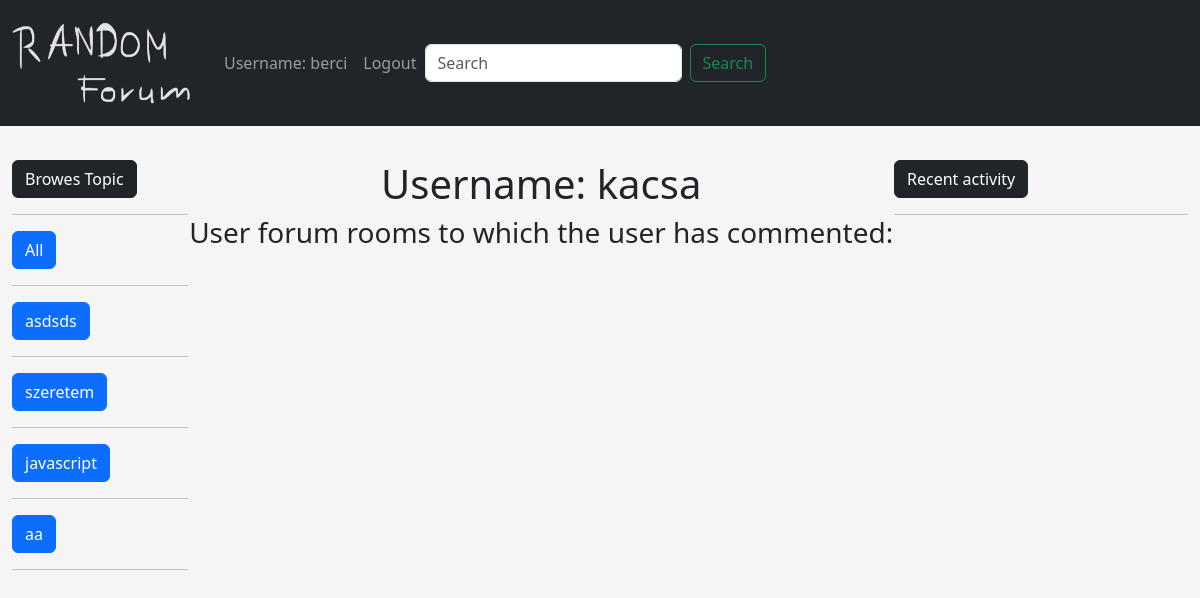
Before: /profile/2 (signed in) with the older database file.
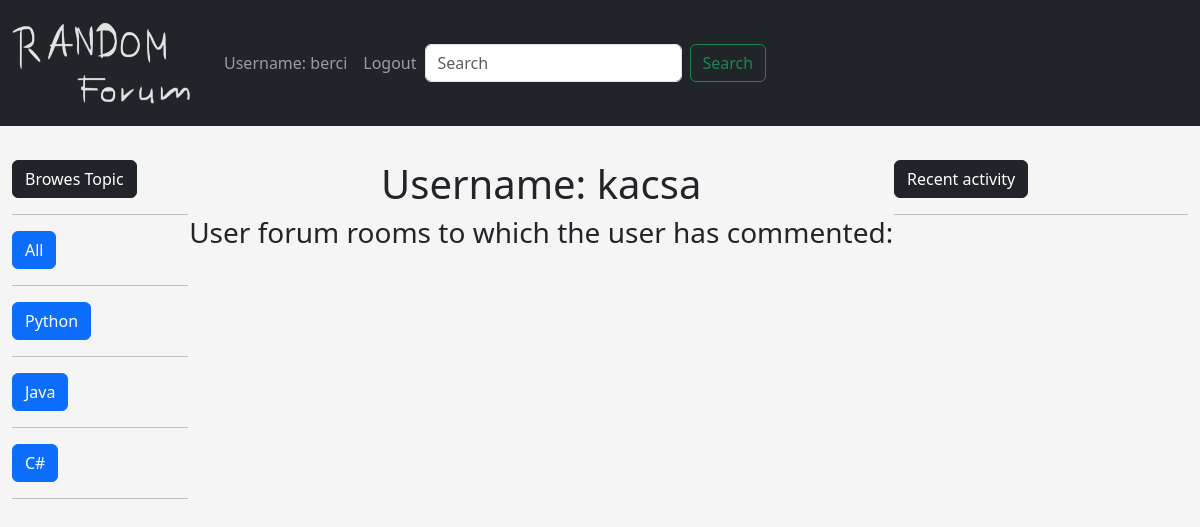
After: the same page with the newer database file.
### base/models.py (models this page shows, shortened)
class Topic(models.Model):
    name = models.CharField(max_length=50)

### base/views.py (the view)
# urls.py: path('profile/<str:pk>', views.profilePage, name='profilePage'),
@login_required(login_url='loginPage')
def profilePage(request, pk):
    topics = Topic.objects.all()[:5]
    user = User.objects.get(id=pk)
    rooms = ForumRoom.objects.filter(creator=user);
    roomMessages = Message.objects.filter(user=user).order_by('created_at')[:5]
    context={'user': user, 'rooms': rooms, 'roomMessages': roomMessages, 'topics': topics}
    return render(request, 'base/profile.html', context)

### base/templates/base/profile.html (shortened to what this page needs)
{% extends 'index.html' %}
{% block content %}
<div class="profile-container">
    <div>
        {% include 'base/topic.html' %}
    </div>
    <div class="text-center">
        <h1>Username: {{user.username}}</h1>
       <h3>User forum rooms to which the user has commented:</h3>
    </div>
    <div>
        {% include 'base/acitivity.html' %}
    </div>
</div>
{% endblock content %}

### templates/index.html (shortened to what this page needs)
<!DOCTYPE html>
{% load static %}
{% load bootstrap5 %}
{% bootstrap_css %}
<html>
    <head>
        <link rel="stylesheet" href="{% static 'styles/index.css' %}" />
    </head>
    <body>
        <div>
        {% include 'navbar.html' %}
        </div>
        <div class="container-fluid">
        {% block content %}
        {% endblock content %}
    </div>
    </body>
</html>

### templates/navbar.html (shortened to what this page needs)
{%load static %}
{% load bootstrap5 %}
{% bootstrap_css %}
<nav class="navbar fixed-top navbar-dark bg-dark navbar navbar-expand-lg ">
    <a class="navbar-brand" href="/"><img src="{% static 'images/logo.PNG'%}" width="200" height="100"> </img></a>
    <div class="collapse navbar-collapse" id="navbarSupportedContent">
        <ul class="navbar-nav mr-auto">
          <li class="nav-item active">
            {% if request.user.is_authenticated %}
                <a class="nav-link navbar-font-size" href="{% url 'profilePage' request.user.id%}">Username: {{request.user}}</a>
            {% else %}
                <a class="nav-link navbar-font-size" href="{% url 'loginPage' %}">Login</a>
            {% endif %}
          </li>
          <li class="nav-item active">
            {% if request.user.is_authenticated %}
                <a  class="nav-link navbar-font-size" href="{% url 'logoutPage' %}">Logout</a>
            {% endif %}
          </li>
        </ul>
        <form class="d-flex">
          <input class="form-control me-2" type="search" placeholder="Search" aria-label="Search" name="q">
          <button class="btn btn-outline-success" type="submit">Search</button>
        </form>
      </div>
</nav>

### base/templates/base/topic.html
    <div class="btn btn-dark">Browes Topic</div>
    <hr>
    <a href="{% url 'index' %}" class="btn btn-primary">All</a>
    <hr>
    {% for topic in topics %}
        <div >
            <a href="{% url 'index' %}?q={{topic.name}}" class="btn btn-primary">{{topic.name}}</a>
            <hr>
        </div>
    {% endfor %}

### base/templates/base/acitivity.html (shortened to what this page needs)
    <div class="btn btn-dark">Recent activity</div>
    <hr>

### static/styles/index.css (style rules this page uses)
body { background-color: whitesmoke !important; }
.container-fluid { padding-top: 10em; }
.profile-container > div:nth-of-type(1) { width: 15%; }
.profile-container > div:nth-of-type(2) { width: 60%; }
.profile-container > div:nth-of-type(3) { width: 25%; }
.navbar-font-size { font-size: 2em; }
.profile-container { display: flex; justify-content: center; align-content: stretch; }
.profile-container > div { flex-grow: 13; }

Changed rows visible on the page:
removed Topic: name "asdsds"
removed Topic: name "szeretem"
removed Topic: name "javascript"
removed Topic: name "aa"
added Topic: name "Python"
added Topic: name "Java"
added Topic: name "C#"
